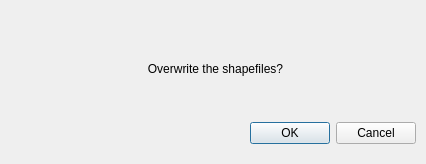
<?xml version="1.0" encoding="UTF-8"?>
<ui version="4.0">
 <class>Dialog</class>
 <widget class="QDialog" name="Dialog">
  <property name="geometry">
   <rect>
    <x>0</x>
    <y>0</y>
    <width>426</width>
    <height>164</height>
   </rect>
  </property>
  <property name="windowTitle">
   <string>Overwrite shapefiles?</string>
  </property>
  <widget class="QLabel" name="label">
   <property name="geometry">
    <rect>
     <x>10</x>
     <y>60</y>
     <width>411</width>
     <height>17</height>
    </rect>
   </property>
   <property name="text">
    <string>Overwrite the shapefiles?</string>
   </property>
   <property name="alignment">
    <set>Qt::AlignCenter</set>
   </property>
  </widget>
  <widget class="QDialogButtonBox" name="buttonBox">
   <property name="geometry">
    <rect>
     <x>240</x>
     <y>120</y>
     <width>176</width>
     <height>27</height>
    </rect>
   </property>
   <property name="standardButtons">
    <set>QDialogButtonBox::Cancel|QDialogButtonBox::Ok</set>
   </property>
  </widget>
 </widget>
 <resources/>
 <connections/>
</ui>
